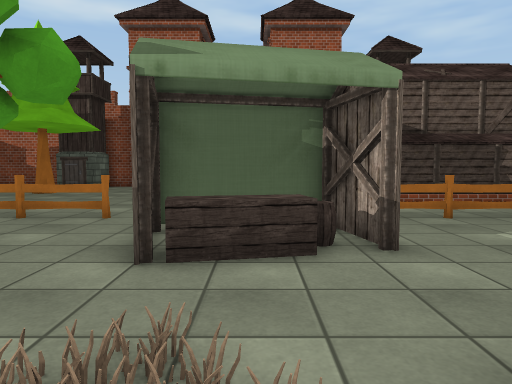
[1] (above)

24 first-person views from a walk through a Unity game level. The camera is 1.2 m above the floor, tilts 4° down and sees 70° across. The floor is counted in squares, 1 m on a side. Each view is taken from the middle of a square. On the plan, view 1 faces up. The plan holds only what a view shows up to about 15 squares ahead; the rest is blank. The place goes on beyond the plan. The player is left out. Some surface patterns are stand-ins.

[2]
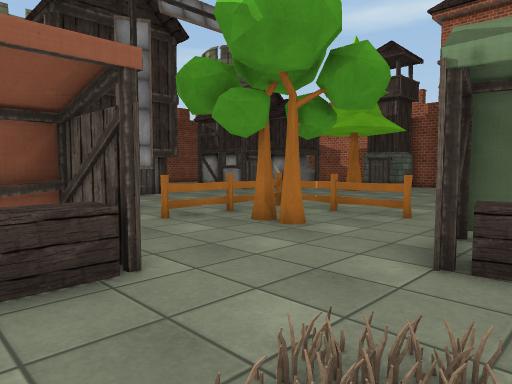

[3]
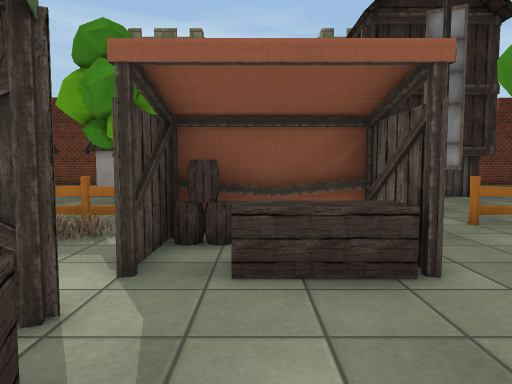

[4]
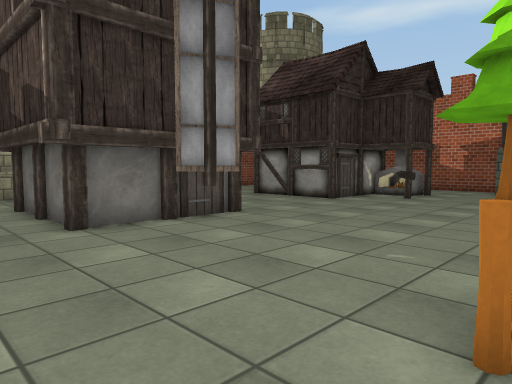

[5]
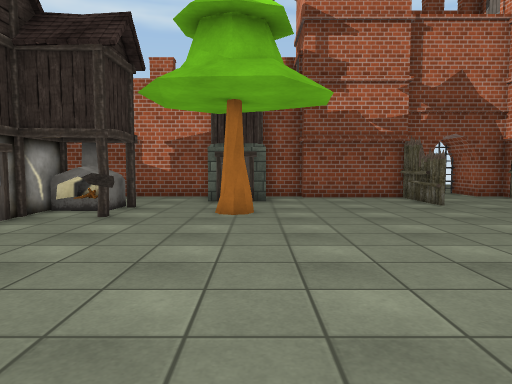

[6]
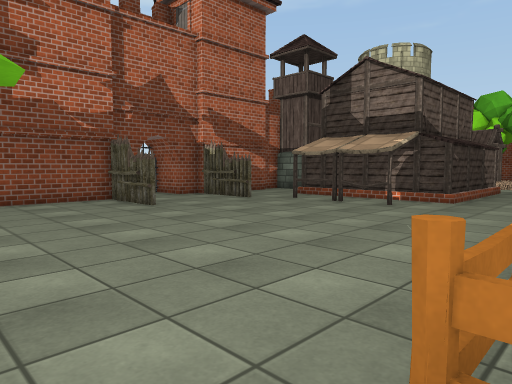

[7]
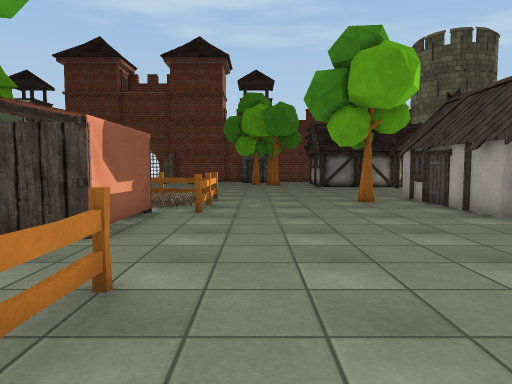

[8]
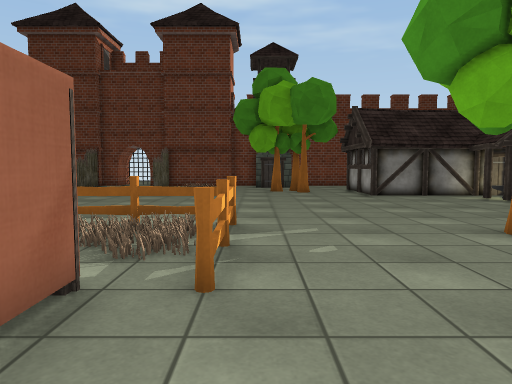

[9]
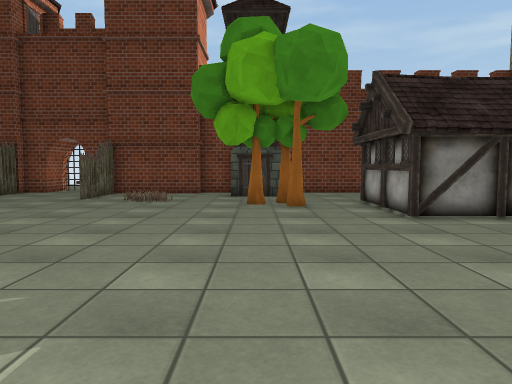

[10]
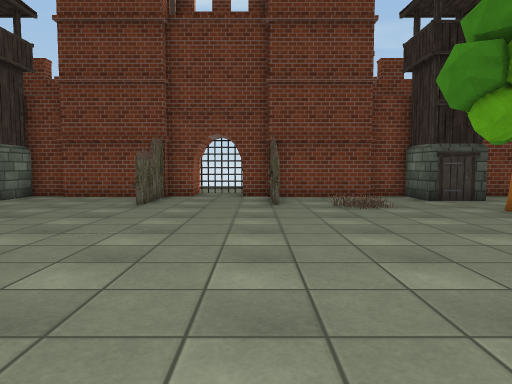

[11]
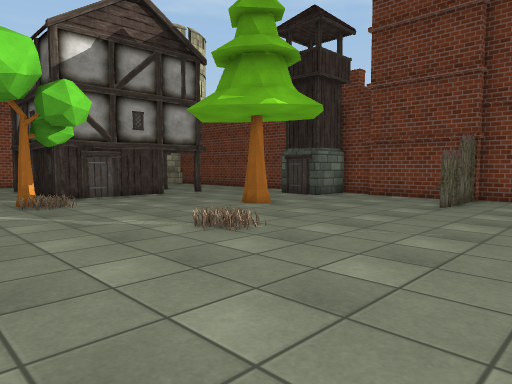

[12]
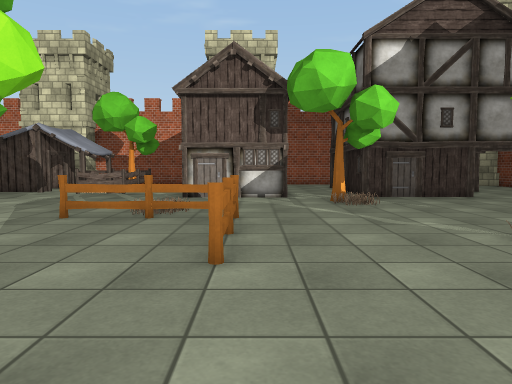

[13]
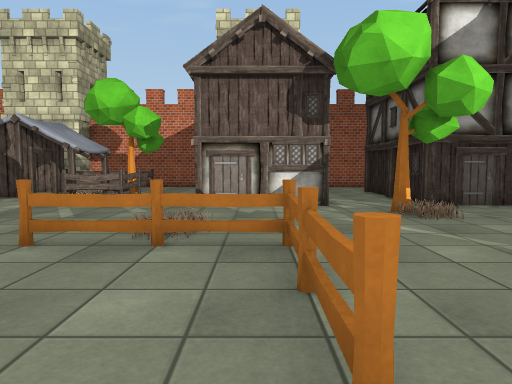

[14]
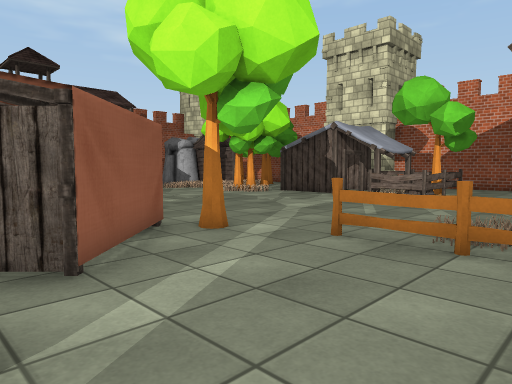

[15]
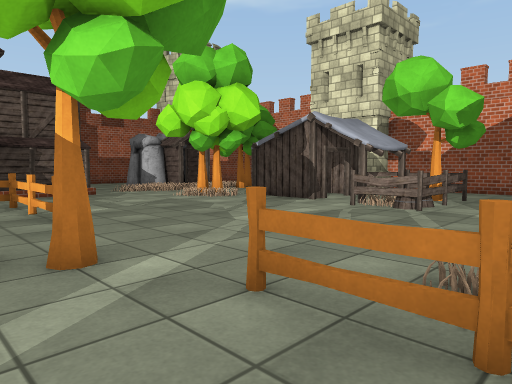

[16]
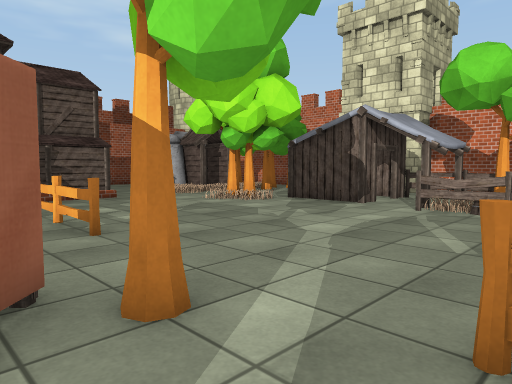

[17]
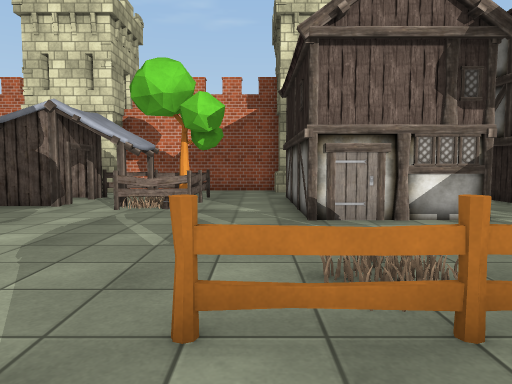

[18]
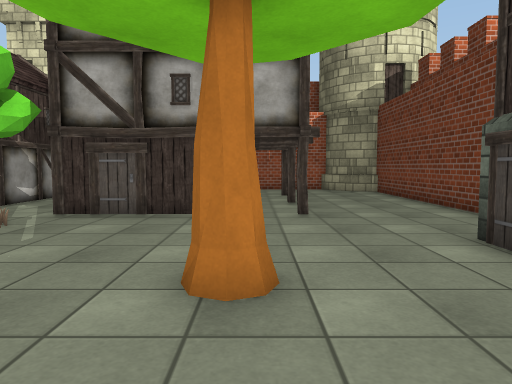

[19]
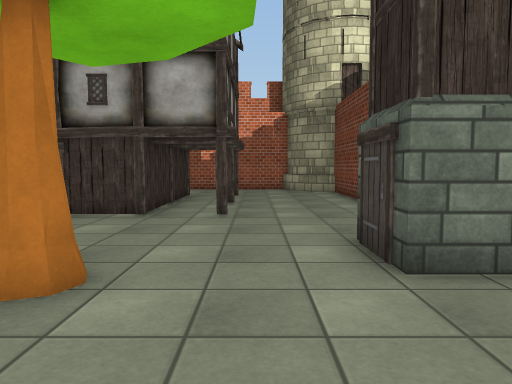

[20]
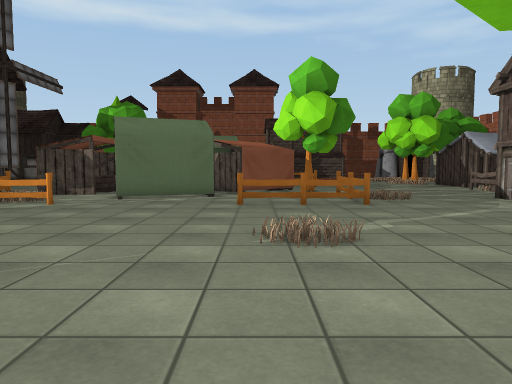

[21]
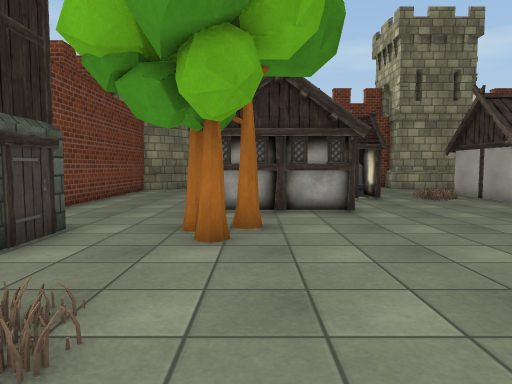

[22]
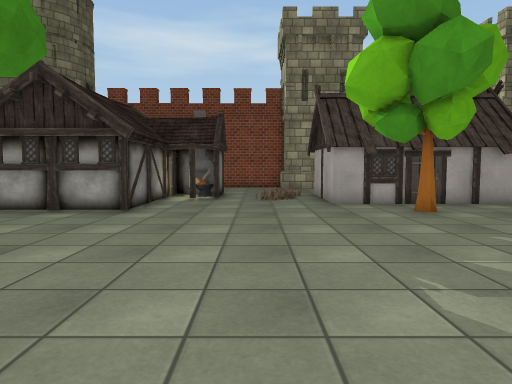

[23]
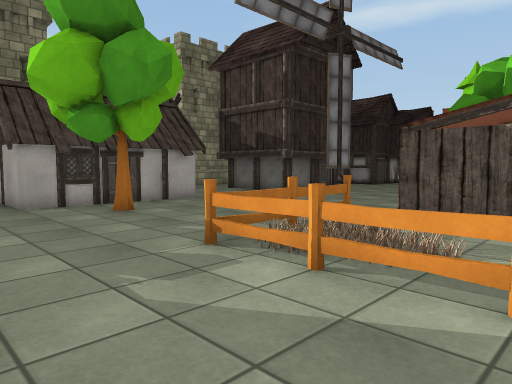

[24]
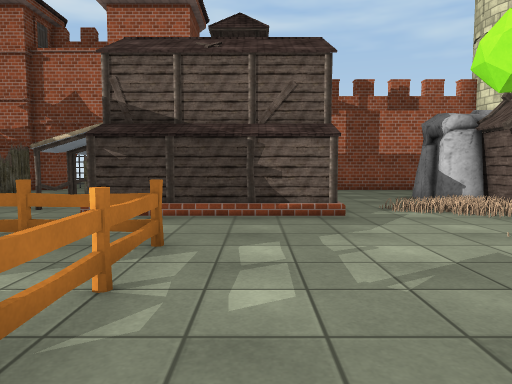

### Floor plan
Key: @ floor where view 1 was taken; # wall or solid block; . floor; / step, stairs or slope; = window, fence, low wall or low ledge; ^ raised ledge; T tree; F fence; W windmill; E tower; H house; O other object.
Columns run from 18 left of view 1 to 18 right of it. Each row starts with its distance up from view 1.
 22  ###########     .##
 21      ..E  .#####...#
 20      ..E#E.....#...#
 19      ..........#...#
 18    OOO...............         ...
 17    OOO..TT............       ...OOO
 16    O.O...T..........#.#      ...O
 15    O................#.#      ...OO
 14  OOO................#.#      ..  O
 13  .....................#      .// O
 12  .....................#######..//
 11  ................................
 10   ..............................
  9     W......FFFF.     FFFF......TT
  8     W......F....     ....F......T.
  7     WW.....F....#####....F.......O
  6     WW.....FTT..#  ##.. .F.......O
  5     W......F....#^^=#.. .F.......O  O
  4 WWWWW................. ..........OOOO
  3    ..................  .............O
  2      .......###.....  ##........OOOOO
  1     ........##=...   ##TT.......O.  T
  0    O........##=.. @ ##..........OOOOO
 -1    OO.......###.#  ##................
 -2    O.......F....#  #.....F...........
 -3    O.......F....####.....F....HHHHHHH
 -4    O.T.....F.............F....H
 -5    OOT.....FFFF......FFFFF....H     H
 -6 OOOO..........................H     H
 -7  .............................H HHHHH
 -8   .................................
 -9 .//..........................T.....
-10 OO............................######
-11 OO............................#
-12 OO..O.........................#
-13 OOOOOO........................#
-14      O...................T....#######
-15      O..T...............TT...........
-16      O..TT....................#..#..#
-17    ..................................
-18 ...............#....#................
-19 ........##E....#....#....##E.........
-20 ........ ##.####....####.#   ........
-21 ########  ###  ###.##  ###    #######

Positions as (right, up) in squares from view 1, and headings:
1: (0, 0), facing up
2: (0, 0), facing up-left
3: (0, 0), facing left
4: (-7, 2), facing up-left
5: (-9, 7), facing up
6: (-9, 8), facing up-right
7: (-9, 8), facing down
8: (-8, 2), facing down
9: (-9, -4), facing down
10: (-2, -6), facing down
11: (-2, -6), facing down-right
12: (-2, -6), facing right
13: (1, -5), facing right
14: (1, -5), facing up-right
15: (4, -4), facing up-right
16: (4, -2), facing up-right
17: (4, -2), facing right
18: (3, -15), facing right
19: (3, -17), facing right
20: (3, -17), facing up
21: (-3, -15), facing left
22: (-3, -9), facing left
23: (-3, -9), facing up-left
24: (8, 3), facing up
